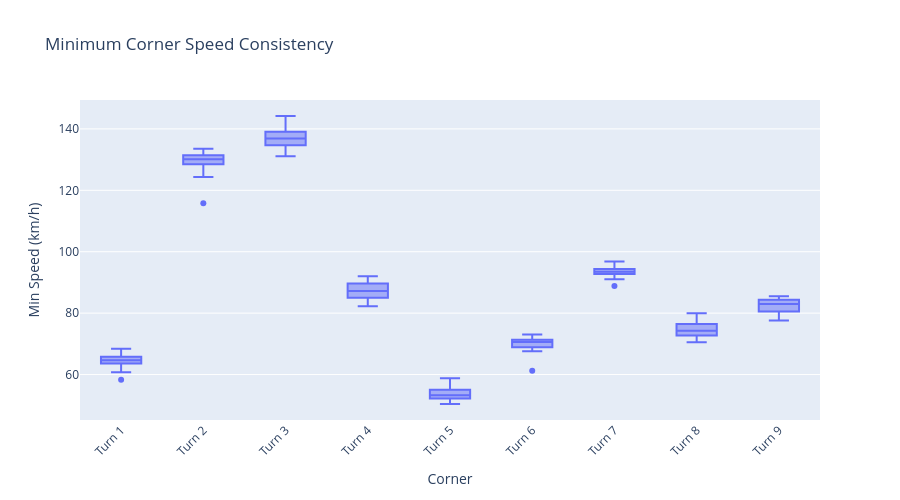

Here is the notebook cell this chart was saved with:
### Code cell
# Visualize corner minimum speed consistency
corner_stats = stats_df[stats_df["segment_type"] == "corner"].dropna(subset=["min_speed"])

if len(corner_stats) > 0:
    fig = px.box(
        corner_stats,
        x="segment_name",
        y="min_speed",
        title="Minimum Corner Speed Consistency",
        labels={"min_speed": "Min Speed (km/h)", "segment_name": "Corner"},
    )
    fig.update_layout(xaxis_tickangle=-45, width=900, height=500)
    show_fig(fig)
else:
    print("No corner speed data available")

### Figure 1 — Plotly figure (JSON) as saved in the notebook; plotly's stock layout.template omitted (floating-point values rounded to 4 significant figures)
{"data": [{"alignmentgroup": "True", "hovertemplate": "Corner=%{x}<br>Min Speed (km/h)=%{y}<extra></extra>", "legendgroup": "", "marker": {"color": "#636efa"}, "name": "", "notched": false, "offsetgroup": "", "orientation": "v", "showlegend": false, "type": "box", "x": ["Turn 1", "Turn 2", "Turn 3", "Turn 4", "Turn 5", "Turn 6", "Turn 7", "Turn 8", "Turn 9", "Turn 1", "Turn 2", "Turn 3", "Turn 4", "Turn 5", "Turn 6", "Turn 7", "Turn 8", "Turn 9", "Turn 1", "Turn 2", "Turn 3", "Turn 4", "Turn 5", "Turn 6", "Turn 7", "Turn 8", "Turn 9", "Turn 1", "Turn 2", "Turn 3", "Turn 4", "Turn 5", "Turn 6", "Turn 7", "Turn 8", "Turn 9", "Turn 1", "Turn 2", "Turn 3", "Turn 4", "Turn 5", "Turn 6", "Turn 7", "Turn 8", "Turn 9", "Turn 1", "Turn 2", "Turn 3", "Turn 4", "Turn 5", "Turn 6", "Turn 7", "Turn 8", "Turn 9", "Turn 1", "Turn 2", "Turn 3", "Turn 4", "Turn 5", "Turn 6", "Turn 7", "Turn 8", "Turn 9", "Turn 1", "Turn 2", "Turn 3", "Turn 4", "Turn 5", "Turn 6", "Turn 7", "Turn 8", "Turn 9", "Turn 1", "Turn 2", "Turn 3", "Turn 4", "Turn 5", "Turn 6", "Turn 7", "Turn 8", "Turn 9", "Turn 1", "Turn 2", "Turn 3", "Turn 4", "Turn 5", "Turn 6", "Turn 7", "Turn 8", "Turn 9", "Turn 1", "Turn 2", "Turn 3", "Turn 4", "Turn 5", "Turn 6", "Turn 7", "Turn 8", "Turn 9", "Turn 1", "Turn 2", "Turn 3", "Turn 4", "Turn 5", "Turn 6", "Turn 7", "Turn 8", "Turn 9", "Turn 1", "Turn 2", "Turn 3", "Turn 4", "Turn 5", "Turn 6", "Turn 7", "Turn 8", "Turn 9"], "x0": " ", "xaxis": "x", "y": [65.47, 130.1, 133.8, 90.88, 55.84, 72.01, 93.86, 74.31, 85.48, 58.29, 129.9, 134.7, 84.38, 52.27, 68.99, 94.45, 72.12, 82.97, 61.36, 132.4, 136.8, 85.9, 51.56, 70.04, 95.53, 73.38, 84.71, 60.74, 115.8, 131.1, 87.77, 50.41, 69.7, 93.8, 72.93, 77.96, 67.03, 127.3, 144.2, 89.24, 53.25, 71.08, 93.5, 73.41, 83.32, 65.3, 129.9, 139.6, 82.25, 52.68, 61.23, 91.01, 74.28, 80.59, 64.64, 130.1, 140.7, 87.25, 54.78, 68.56, 94.39, 70.55, 85.3, 64.35, 128.9, 136.9, 84.25, 56.11, 73.03, 92.78, 75.76, 80.57, 65.08, 124.3, 137.1, 86.62, 54.52, 71.21, 96.83, 76.68, 80.57, 66.69, 131.3, 134.7, 85.22, 53.64, 71.1, 88.86, 70.63, 84.22, 68.4, 133.6, 136.0, 89.85, 58.8, 71.85, 92.82, 77.72, 83.66, 64.3, 131.1, 136.6, 92.01, 52.28, 70.64, 93.32, 76.35, 77.63, 64.48, 131.8, 138.8, 89.54, 51.92, 67.63, 92.57, 79.94, 81.58], "y0": " ", "yaxis": "y"}], "layout": {"boxmode": "group", "height": 500, "legend": {"tracegroupgap": 0}, "title": {"text": "Minimum Corner Speed Consistency"}, "width": 900, "xaxis": {"anchor": "y", "domain": [0, 1], "tickangle": -45, "title": {"text": "Corner"}}, "yaxis": {"anchor": "x", "domain": [0, 1], "title": {"text": "Min Speed (km/h)"}}}}
